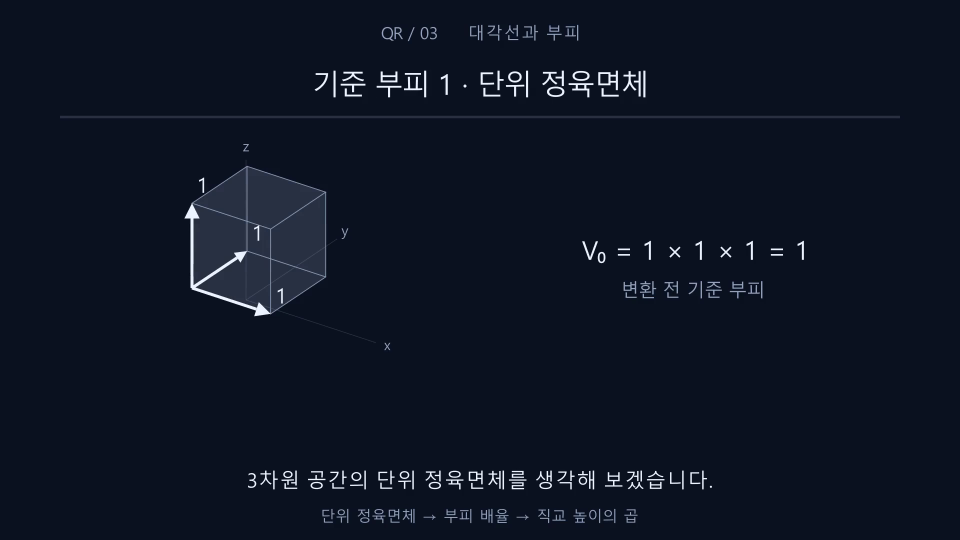
#> input picture longforms/qr_full_01_06/sample.png, 1920 x 1080 px, given in place of 003.png, which was not available (shown at 1/2 size)
$ python inspect_frames.py
#> lines starting #> are read from the running program, lines starting #| are printed output that depends on the picture
"""Extract a reproducible visual review sheet; no source video is changed."""
import argparse,subprocess
from pathlib import Path
from PIL import Image,ImageDraw
ROOT=Path(__file__).resolve().parent;W=ROOT.parents[1]
p=argparse.ArgumentParser();p.add_argument('--layout',choices=['shorts','longform'],default='shorts');p.add_argument('--final',action='store_true');a=p.parse_args()
suffix=a.layout+('_final' if a.final else '_preview')
video=W/'exports'/f'minimal03_163s_{suffix}.mp4'
folder=W/'media/minimal03_review'/suffix;folder.mkdir(parents=True,exist_ok=True)
times=[3,10,18,23,35,49,59,65,67,72,77,84,93,106,114,124,137,140,148,160]
for part in range(2):
 ts=times[part*10:(part+1)*10];thumbw=240 if a.layout=='shorts' else 480;thumbh=427 if a.layout=='shorts' else 270
 sheet=Image.new('RGB',(thumbw*5,(thumbh+26)*2),'#172235');draw=ImageDraw.Draw(sheet)
#> after `sheet = Image.new('RGB', (thumbw * 5, (thumbh + 26) * 2), '#172235')`:
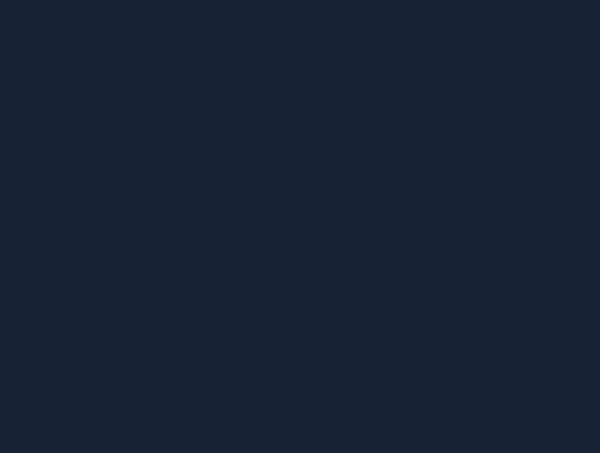
#> sheet: PIL image 1200x906 RGB (shown at 1/2 size); mean R, G, B 23, 34, 53
 for i,t in enumerate(ts):
  path=folder/f'{t:03}.png'
  subprocess.run(['ffmpeg','-hide_banner','-loglevel','error','-y','-ss',str(t),'-i',str(video),'-frames:v','1',str(path)],check=True)
#> (this line was passed over: subprocess is not available in this run)
  im=Image.open(path).convert('RGB').resize((thumbw,thumbh))
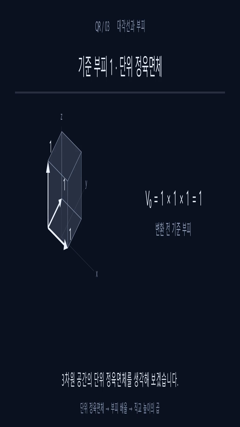
#> im: PIL image 240x427 RGB; mean R, G, B 13.8, 20.8, 35
  x=i%5*thumbw;y=i//5*(thumbh+26);sheet.paste(im,(x,y+26));draw.text((x+8,y+5),f'{t:03}s',fill='white')
#> after `sheet.paste(im, (x, y + 26))`:
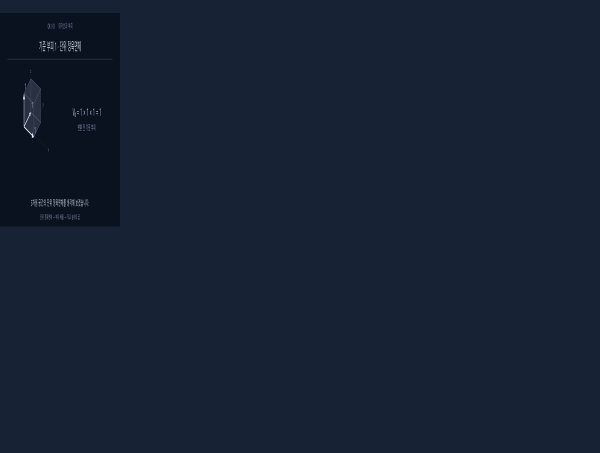
#> sheet: PIL image 1200x906 RGB (shown at 1/2 size); mean R, G, B 22.1, 32.8, 51.3
#> (the run stopped early here; a loop or call above may not have finished)
